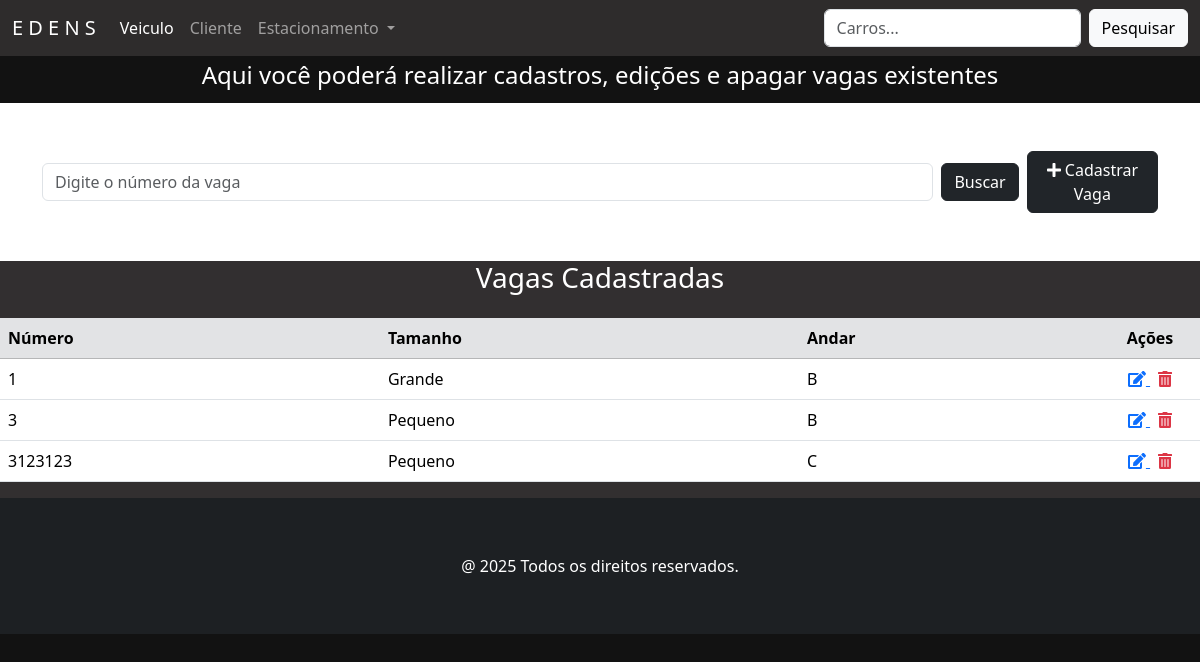
Before: /vagas/ with the older database file.
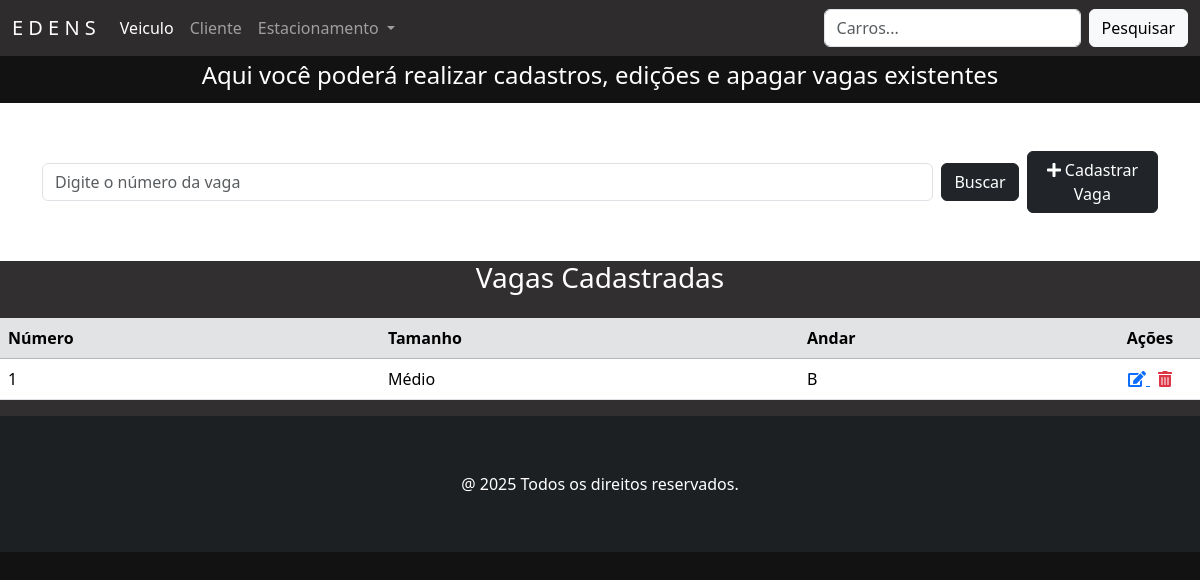
After: the same page with the newer database file.
### vaga/models.py (models this page shows, shortened)
class Vaga(models.Model):
    ANDAR_CHOICES = [
        ('A', '1º Andar'),
        ('B', '2º Andar'),
        ('C', '3º Andar'),
    ]
    TAMANHO_CHOICES = [
        ('Pequeno', 'Pequeno'),
        ('Médio', 'Medio'),
        ('Grande', 'Grande'),
    ]
    numero = models.CharField('Número', max_length=10, help_text='Número da vaga')
    tamanho = models.CharField('Tamanho', max_length=20, choices=TAMANHO_CHOICES, help_text='Tamanho da vaga (ex: Pequena, Média, Grande)')
    andar = models.CharField('Andar', max_length=1, choices=ANDAR_CHOICES, help_text='Andar da vaga')
    class Meta:
        verbose_name = 'Vaga'
        verbose_name_plural = 'Vagas'
        constraints = [
            models.UniqueConstraint(fields=['numero', 'andar'], name='unique_numero_andar')
        ]

### vaga/views.py (the view)
# urls.py: path('vagas/', VagaView.as_view(), name='vagas'),
class VagaView(ListView):
    model = Vaga
    template_name = 'vaga.html'
    def get_queryset(self):
        buscar = self.request.GET.get('buscar')
        qs = super(VagaView, self).get_queryset()
        if buscar:
            qs = qs.filter(numero__icontains=buscar)
        if qs.count() > 0:
            paginator = Paginator(qs, 10)
            listagem = paginator.get_page(self.request.GET.get('page'))
            return listagem
        else:
            return messages.info(self.request, 'Não existem vagas cadastradas.')

### vaga/templates/vaga.html (shortened to what this page needs)
{% extends 'principal.html' %}
{% load django_bootstrap5 %}
{% load static %}
{% block content %}
<div class="contaier-flex text-center text-white" style="background-color: #121212; padding: 5px">
    <h4>Aqui você poderá realizar cadastros, edições e apagar vagas existentes</h4>
</div>
<section class="section">
<div class="container mb-5 mt-5">
    <form action="" method="GET" class="d-flex justify-content-start align-items-center gap-2">
        <input class="form-control" type="text" name="buscar" value="{{ request.GET.buscar }}"
               placeholder="Digite o número da vaga" style="max-width: 900px;">
        <button type="submit" class="btn btn-dark">Buscar</button>
        <a href="{% url 'vaga_adicionar' %}" class="btn btn-dark">
            <i class="fas fa-plus"></i> Cadastrar Vaga
        </a>
    </form>
</div>
</section>
{% if object_list %}
<div class="card-body" style="background-color: #322f30">
    <h3 class="text-center text-white mb-4">Vagas Cadastradas</h3>
    <div class="table-responsive">
        <table class="table table-hover">
            <thead class="table-secondary">
                <tr>
                    <th>Número</th>
                    <th>Tamanho</th>
                    <th>Andar</th>
                    <th style="width: 100px; text-align: center">Ações</th>
                </tr>
            </thead>
            <tbody>
                {% for vaga in object_list %}
                <tr>
                    <td>{{ vaga.numero }}</td>
                    <td>{{ vaga.tamanho }}</td>
                    <td>{{ vaga.andar }}</td>
                    <td class="text-center">
                        <a href="{% url 'vaga_editar' vaga.pk %}" class="me-2" title="Editar">
                            <i class="fas fa-edit"></i>
                        </a>
                        <a href="{% url 'vaga_apagar' vaga.pk %}" title="Apagar" class="text-danger">
                            <i class="fas fa-trash-alt"></i>
                        </a>
                    </td>
                </tr>
                {% endfor %}
            </tbody>
        </table>
    </div>
</div>
{% else %}
    <p class="text-center mt-4">Nenhuma vaga encontrada.</p>
{% endif %}
{% endblock %}

Changed rows visible on the page:
removed Vaga: numero "1", tamanho "Grande", andar "B"
removed Vaga: numero "3", tamanho "Pequeno", andar "B"
removed Vaga: numero "3123123", tamanho "Pequeno", andar "C"
added Vaga: numero "1", tamanho "Médio", andar "B"
